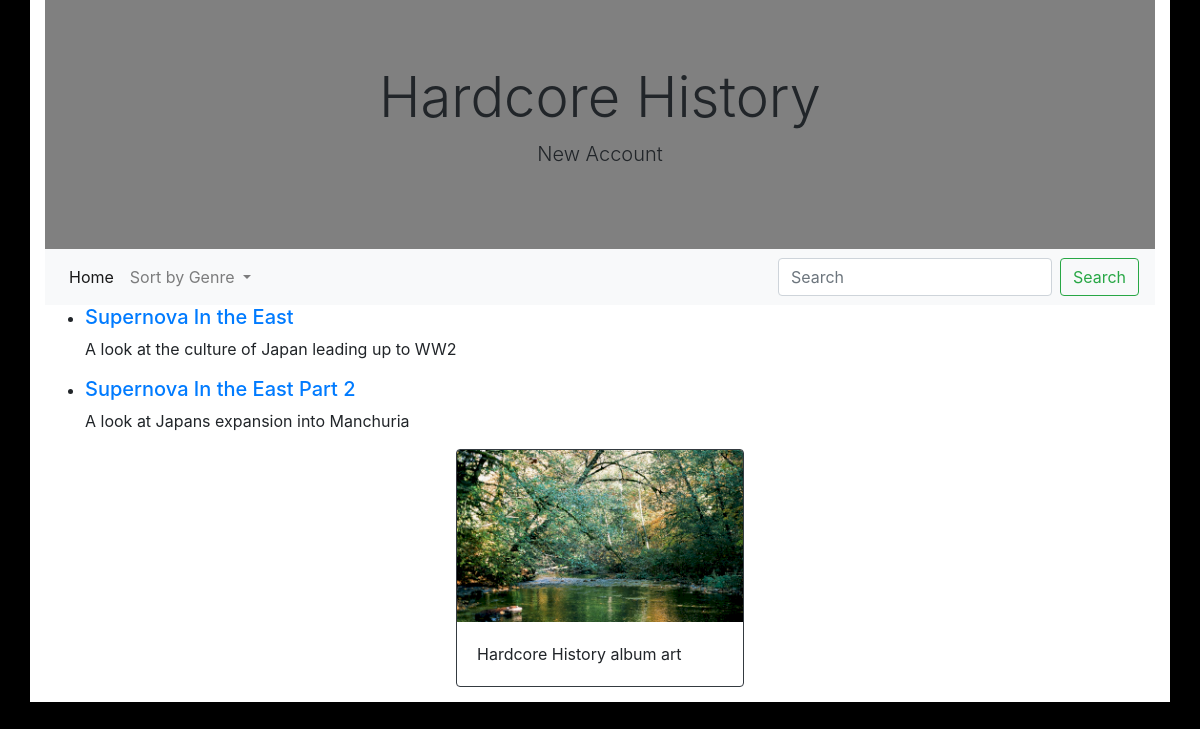
/profile.php?creator=9018, run on the app's committed database.
### tables this page shows
CREATE TABLE `creator` (
  `UserID` int(4) NOT NULL,
  `Password` varchar(100) NOT NULL,
  `UserName` varchar(100) NOT NULL,
  `Logo` varchar(100) NOT NULL,
  `Description` varchar(1000) NOT NULL,
  `GenreID` int(4) NOT NULL
);

CREATE TABLE `podcast` (
  `PodcastID` varchar(200) NOT NULL,
  `Title` varchar(200) NOT NULL,
  `Description` varchar(1000) NOT NULL,
  `GenreID` int(4) NOT NULL,
  `UploadDate` timestamp NOT NULL DEFAULT current_timestamp(),
  `LastEdited` timestamp NOT NULL DEFAULT current_timestamp()
);

### profile.php (the view, shortened to what this page needs)
<?php
require('connect.php');
$GETCreator = filter_input(INPUT_GET,'creator',FILTER_VALIDATE_INT);
if($GETCreator=='9016'){
  header("Location: index.php");
}
else{
  $creatorQuery = "SELECT username,userid,logo,description FROM creator WHERE UserID = :userId ";
  $creatorStatement = $db->prepare($creatorQuery);
  $creatorStatement->bindValue(':userId',$GETCreator);
  $creatorStatement->execute();
  $creator = $creatorStatement->fetch();
}
$podcastquery = "SELECT title, description,PodcastID FROM Podcast WHERE podcastID LIKE  :profilepodcast AND GenreID<>1 ";
$podcaststatement = $db->prepare($podcastquery);
$userWwildcard =$creator['userid'].'%';
$podcaststatement ->bindValue(':profilepodcast',$userWwildcard);
$podcaststatement->execute();
?>
<!DOCTYPE html>
<html lang="en" dir="ltr">
  <head>
    <link rel="stylesheet" href="https://stackpath.bootstrapcdn.com/bootstrap/4.4.1/css/bootstrap.min.css">
  </head>
  <body>
    <div class="container">
      <div class="jumbotron jumbotron-fluid">
          <h1 class="display-4"><?=$creator['username']?></h1>
          <p class="lead"><?=$creator['description']?></p>
      </div>
      <div >
        <nav class="navbar navbar-expand-lg navbar-light bg-light">
          <div class="collapse navbar-collapse" id="navbarSupportedContent">
            <ul class="navbar-nav mr-auto">
              <li class="nav-item active">
                <a class="nav-link" href="index.php">Home <span class="sr-only"></span></a>
              </li>
              <li class="nav-item dropdown">
                <a class="nav-link dropdown-toggle" href="#" id="navbarDropdown" role="button" data-toggle="dropdown" aria-haspopup="true" aria-expanded="false">
                  Sort by Genre
                </a>
              </li>
            </ul>
            <form class="form-inline my-2 my-lg-0" action="search.php" method="post">
              <input id="search" class="form-control mr-sm-2" name="search" type="search" placeholder="Search" aria-label="Search">
              <input class="btn btn-outline-success my-2 my-sm-0" type="submit" name="submit" value="Search">
            </form>
          </div>
        </nav>
      </div>
    <div class="Podcasts">
      <ul>
        <?php if ($podcaststatement -> rowCount()<1):?>
          <li>
            <h2>No podcasts have been uploaded yet.</h2>
            </li>
        <?php else: ?>
          <?php foreach ($podcaststatement as $podcast): ?>
            <li>
              <h5><a href="podcast.php?podcastid=<?=$podcast['PodcastID']?>"><?=$podcast['title']?></a></h5>
              <p><?=$podcast['description']?></p>
            </li>
            <?php endforeach ?>
        <?php endif ?>
      </ul>
    </div>
    <?php if ($creator['logo']!=""): ?>
      <div class="card border-dark" style="width: 18rem;">
        <img src="<?=$creator['logo']?>" alt="<?=$creator['logo']?>" class="card-img-top" >
        <div class="card-body">
          <p class="card-text"><?=$creator['username']?> album art</p>
        </div>
      </div>
    <?php endif ?>
    </div>
  </body>
</html>

### profile.php (style rules this page uses)
body { background-color: black; padding-bottom: 10px; margin-bottom: 50px; }
.jumbotron { background-color: grey; text-align: center; margin-bottom: 0; }
.card { margin: auto; }
.container { background-color: white; padding-bottom: 15px; }

### data on the page
creator: UserName "Hardcore History", Description "New Account"
podcast: Title "Supernova In the East", Description "A look at the culture of Japan leading up to WW2"
podcast: Title "Supernova In the East Part 2", Description "A look at Japans expansion into Manchuria"
